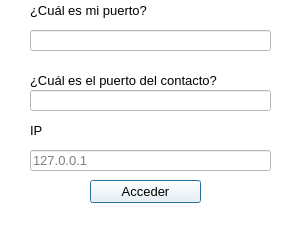
<?xml version="1.0" encoding="UTF-8"?>
<ui version="4.0">
 <class>DialogLogin</class>
 <widget class="QDialog" name="DialogLogin">
  <property name="geometry">
   <rect>
    <x>0</x>
    <y>0</y>
    <width>290</width>
    <height>231</height>
   </rect>
  </property>
  <property name="palette">
   <palette>
    <active>
     <colorrole role="WindowText">
      <brush brushstyle="SolidPattern">
       <color alpha="255">
        <red>0</red>
        <green>0</green>
        <blue>0</blue>
       </color>
      </brush>
     </colorrole>
     <colorrole role="Button">
      <brush brushstyle="SolidPattern">
       <color alpha="255">
        <red>255</red>
        <green>255</green>
        <blue>255</blue>
       </color>
      </brush>
     </colorrole>
     <colorrole role="Light">
      <brush brushstyle="SolidPattern">
       <color alpha="255">
        <red>255</red>
        <green>255</green>
        <blue>255</blue>
       </color>
      </brush>
     </colorrole>
     <colorrole role="Midlight">
      <brush brushstyle="SolidPattern">
       <color alpha="255">
        <red>255</red>
        <green>255</green>
        <blue>255</blue>
       </color>
      </brush>
     </colorrole>
     <colorrole role="Dark">
      <brush brushstyle="SolidPattern">
       <color alpha="255">
        <red>127</red>
        <green>127</green>
        <blue>127</blue>
       </color>
      </brush>
     </colorrole>
     <colorrole role="Mid">
      <brush brushstyle="SolidPattern">
       <color alpha="255">
        <red>170</red>
        <green>170</green>
        <blue>170</blue>
       </color>
      </brush>
     </colorrole>
     <colorrole role="Text">
      <brush brushstyle="SolidPattern">
       <color alpha="255">
        <red>0</red>
        <green>0</green>
        <blue>0</blue>
       </color>
      </brush>
     </colorrole>
     <colorrole role="BrightText">
      <brush brushstyle="SolidPattern">
       <color alpha="255">
        <red>255</red>
        <green>255</green>
        <blue>255</blue>
       </color>
      </brush>
     </colorrole>
     <colorrole role="ButtonText">
      <brush brushstyle="SolidPattern">
       <color alpha="255">
        <red>0</red>
        <green>0</green>
        <blue>0</blue>
       </color>
      </brush>
     </colorrole>
     <colorrole role="Base">
      <brush brushstyle="SolidPattern">
       <color alpha="255">
        <red>255</red>
        <green>255</green>
        <blue>255</blue>
       </color>
      </brush>
     </colorrole>
     <colorrole role="Window">
      <brush brushstyle="SolidPattern">
       <color alpha="255">
        <red>255</red>
        <green>255</green>
        <blue>255</blue>
       </color>
      </brush>
     </colorrole>
     <colorrole role="Shadow">
      <brush brushstyle="SolidPattern">
       <color alpha="255">
        <red>0</red>
        <green>0</green>
        <blue>0</blue>
       </color>
      </brush>
     </colorrole>
     <colorrole role="AlternateBase">
      <brush brushstyle="SolidPattern">
       <color alpha="255">
        <red>255</red>
        <green>255</green>
        <blue>255</blue>
       </color>
      </brush>
     </colorrole>
     <colorrole role="ToolTipBase">
      <brush brushstyle="SolidPattern">
       <color alpha="255">
        <red>255</red>
        <green>255</green>
        <blue>220</blue>
       </color>
      </brush>
     </colorrole>
     <colorrole role="ToolTipText">
      <brush brushstyle="SolidPattern">
       <color alpha="255">
        <red>0</red>
        <green>0</green>
        <blue>0</blue>
       </color>
      </brush>
     </colorrole>
    </active>
    <inactive>
     <colorrole role="WindowText">
      <brush brushstyle="SolidPattern">
       <color alpha="255">
        <red>0</red>
        <green>0</green>
        <blue>0</blue>
       </color>
      </brush>
     </colorrole>
     <colorrole role="Button">
      <brush brushstyle="SolidPattern">
       <color alpha="255">
        <red>255</red>
        <green>255</green>
        <blue>255</blue>
       </color>
      </brush>
     </colorrole>
     <colorrole role="Light">
      <brush brushstyle="SolidPattern">
       <color alpha="255">
        <red>255</red>
        <green>255</green>
        <blue>255</blue>
       </color>
      </brush>
     </colorrole>
     <colorrole role="Midlight">
      <brush brushstyle="SolidPattern">
       <color alpha="255">
        <red>255</red>
        <green>255</green>
        <blue>255</blue>
       </color>
      </brush>
     </colorrole>
     <colorrole role="Dark">
      <brush brushstyle="SolidPattern">
       <color alpha="255">
        <red>127</red>
        <green>127</green>
        <blue>127</blue>
       </color>
      </brush>
     </colorrole>
     <colorrole role="Mid">
      <brush brushstyle="SolidPattern">
       <color alpha="255">
        <red>170</red>
        <green>170</green>
        <blue>170</blue>
       </color>
      </brush>
     </colorrole>
     <colorrole role="Text">
      <brush brushstyle="SolidPattern">
       <color alpha="255">
        <red>0</red>
        <green>0</green>
        <blue>0</blue>
       </color>
      </brush>
     </colorrole>
     <colorrole role="BrightText">
      <brush brushstyle="SolidPattern">
       <color alpha="255">
        <red>255</red>
        <green>255</green>
        <blue>255</blue>
       </color>
      </brush>
     </colorrole>
     <colorrole role="ButtonText">
      <brush brushstyle="SolidPattern">
       <color alpha="255">
        <red>0</red>
        <green>0</green>
        <blue>0</blue>
       </color>
      </brush>
     </colorrole>
     <colorrole role="Base">
      <brush brushstyle="SolidPattern">
       <color alpha="255">
        <red>255</red>
        <green>255</green>
        <blue>255</blue>
       </color>
      </brush>
     </colorrole>
     <colorrole role="Window">
      <brush brushstyle="SolidPattern">
       <color alpha="255">
        <red>255</red>
        <green>255</green>
        <blue>255</blue>
       </color>
      </brush>
     </colorrole>
     <colorrole role="Shadow">
      <brush brushstyle="SolidPattern">
       <color alpha="255">
        <red>0</red>
        <green>0</green>
        <blue>0</blue>
       </color>
      </brush>
     </colorrole>
     <colorrole role="AlternateBase">
      <brush brushstyle="SolidPattern">
       <color alpha="255">
        <red>255</red>
        <green>255</green>
        <blue>255</blue>
       </color>
      </brush>
     </colorrole>
     <colorrole role="ToolTipBase">
      <brush brushstyle="SolidPattern">
       <color alpha="255">
        <red>255</red>
        <green>255</green>
        <blue>220</blue>
       </color>
      </brush>
     </colorrole>
     <colorrole role="ToolTipText">
      <brush brushstyle="SolidPattern">
       <color alpha="255">
        <red>0</red>
        <green>0</green>
        <blue>0</blue>
       </color>
      </brush>
     </colorrole>
    </inactive>
    <disabled>
     <colorrole role="WindowText">
      <brush brushstyle="SolidPattern">
       <color alpha="255">
        <red>127</red>
        <green>127</green>
        <blue>127</blue>
       </color>
      </brush>
     </colorrole>
     <colorrole role="Button">
      <brush brushstyle="SolidPattern">
       <color alpha="255">
        <red>255</red>
        <green>255</green>
        <blue>255</blue>
       </color>
      </brush>
     </colorrole>
     <colorrole role="Light">
      <brush brushstyle="SolidPattern">
       <color alpha="255">
        <red>255</red>
        <green>255</green>
        <blue>255</blue>
       </color>
      </brush>
     </colorrole>
     <colorrole role="Midlight">
      <brush brushstyle="SolidPattern">
       <color alpha="255">
        <red>255</red>
        <green>255</green>
        <blue>255</blue>
       </color>
      </brush>
     </colorrole>
     <colorrole role="Dark">
      <brush brushstyle="SolidPattern">
       <color alpha="255">
        <red>127</red>
        <green>127</green>
        <blue>127</blue>
       </color>
      </brush>
     </colorrole>
     <colorrole role="Mid">
      <brush brushstyle="SolidPattern">
       <color alpha="255">
        <red>170</red>
        <green>170</green>
        <blue>170</blue>
       </color>
      </brush>
     </colorrole>
     <colorrole role="Text">
      <brush brushstyle="SolidPattern">
       <color alpha="255">
        <red>127</red>
        <green>127</green>
        <blue>127</blue>
       </color>
      </brush>
     </colorrole>
     <colorrole role="BrightText">
      <brush brushstyle="SolidPattern">
       <color alpha="255">
        <red>255</red>
        <green>255</green>
        <blue>255</blue>
       </color>
      </brush>
     </colorrole>
     <colorrole role="ButtonText">
      <brush brushstyle="SolidPattern">
       <color alpha="255">
        <red>127</red>
        <green>127</green>
        <blue>127</blue>
       </color>
      </brush>
     </colorrole>
     <colorrole role="Base">
      <brush brushstyle="SolidPattern">
       <color alpha="255">
        <red>255</red>
        <green>255</green>
        <blue>255</blue>
       </color>
      </brush>
     </colorrole>
     <colorrole role="Window">
      <brush brushstyle="SolidPattern">
       <color alpha="255">
        <red>255</red>
        <green>255</green>
        <blue>255</blue>
       </color>
      </brush>
     </colorrole>
     <colorrole role="Shadow">
      <brush brushstyle="SolidPattern">
       <color alpha="255">
        <red>0</red>
        <green>0</green>
        <blue>0</blue>
       </color>
      </brush>
     </colorrole>
     <colorrole role="AlternateBase">
      <brush brushstyle="SolidPattern">
       <color alpha="255">
        <red>255</red>
        <green>255</green>
        <blue>255</blue>
       </color>
      </brush>
     </colorrole>
     <colorrole role="ToolTipBase">
      <brush brushstyle="SolidPattern">
       <color alpha="255">
        <red>255</red>
        <green>255</green>
        <blue>220</blue>
       </color>
      </brush>
     </colorrole>
     <colorrole role="ToolTipText">
      <brush brushstyle="SolidPattern">
       <color alpha="255">
        <red>0</red>
        <green>0</green>
        <blue>0</blue>
       </color>
      </brush>
     </colorrole>
    </disabled>
   </palette>
  </property>
  <property name="font">
   <font>
    <pointsize>10</pointsize>
   </font>
  </property>
  <property name="windowTitle">
   <string>登录</string>
  </property>
  <property name="autoFillBackground">
   <bool>false</bool>
  </property>
  <widget class="QLabel" name="label">
   <property name="geometry">
    <rect>
     <x>30</x>
     <y>0</y>
     <width>221</width>
     <height>21</height>
    </rect>
   </property>
   <property name="text">
    <string>¿Cuál es mi puerto?</string>
   </property>
  </widget>
  <widget class="QLineEdit" name="lineEdit_srv">
   <property name="geometry">
    <rect>
     <x>30</x>
     <y>30</y>
     <width>241</width>
     <height>21</height>
    </rect>
   </property>
  </widget>
  <widget class="QPushButton" name="pushButton_log">
   <property name="geometry">
    <rect>
     <x>90</x>
     <y>180</y>
     <width>111</width>
     <height>23</height>
    </rect>
   </property>
   <property name="text">
    <string>Acceder</string>
   </property>
  </widget>
  <widget class="QLineEdit" name="lineEdit_srv_2">
   <property name="geometry">
    <rect>
     <x>30</x>
     <y>90</y>
     <width>241</width>
     <height>21</height>
    </rect>
   </property>
  </widget>
  <widget class="QLabel" name="label_2">
   <property name="geometry">
    <rect>
     <x>30</x>
     <y>70</y>
     <width>221</width>
     <height>21</height>
    </rect>
   </property>
   <property name="text">
    <string>¿Cuál es el puerto del contacto?</string>
   </property>
  </widget>
  <widget class="QLineEdit" name="lineEdit_srv_3">
   <property name="enabled">
    <bool>false</bool>
   </property>
   <property name="geometry">
    <rect>
     <x>30</x>
     <y>150</y>
     <width>241</width>
     <height>21</height>
    </rect>
   </property>
   <property name="text">
    <string>127.0.0.1</string>
   </property>
  </widget>
  <widget class="QLabel" name="label_3">
   <property name="geometry">
    <rect>
     <x>30</x>
     <y>120</y>
     <width>221</width>
     <height>21</height>
    </rect>
   </property>
   <property name="text">
    <string>IP</string>
   </property>
  </widget>
 </widget>
 <resources/>
 <connections/>
</ui>
